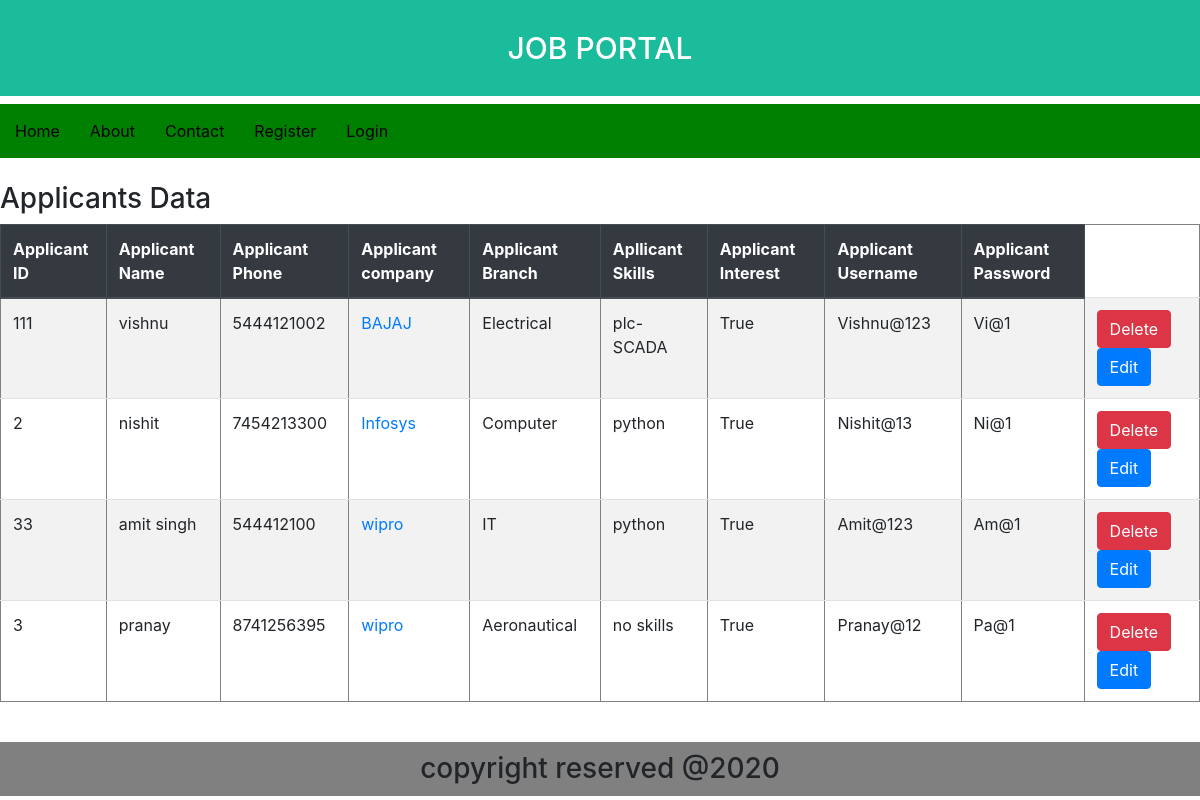
/view_a/, run on the app's committed database.
### job/models.py (models this page shows, shortened)
class Applicant(models.Model):
    aid = models.IntegerField()
    aname = models.CharField(max_length=30)
    aphone = models.IntegerField()
    company = models.ForeignKey(Company, on_delete=models.CASCADE)
    abranch = models.CharField(max_length=30)
    askills = models.CharField(max_length=60)
    ainterest = models.BooleanField(default=True)
    username = models.CharField(max_length=20)
    password = models.CharField(max_length=10)

class Company(models.Model):
    cid = models.IntegerField()
    cname = models.CharField(max_length=40)
    caddr = models.CharField(max_length=50)
    cdetails = models.CharField(max_length=200)
    ctype = models.CharField(max_length=30)
    def __str__(self):
        return self.cname

### job/views.py (the view)
# urls.py: path('view_a/', views.View_Applicant, name='viewApplicant'),
def View_Applicant(request):
    appl = Applicant.objects.all()
    template_name = 'job/aplicant_view.html'
    context = {'appls': appl}
    return render(request, template_name, context)

### templates/job/aplicant_view.html
{% extends 'base.html' %}
{% block content %}
<h3>Applicants Data</h3>
<table border="1" class="table table-striped">
    <thead class="thead-dark">
    <tr>
        <th>Applicant ID</th>
        <th>Applicant Name</th>
        <th>Applicant Phone</th>
        <th>Applicant company</th>
        <th>Applicant Branch</th>
        <th>Apllicant Skills</th>
        <th>Applicant Interest</th>
        <th>Applicant Username</th>
        <th>Applicant Password</th>
    </tr>
    </thead>
    {% for a in appls %}
    <tr>
        <td>{{a.aid}}</td>
        <td>{{a.aname}}</td>
        <td>{{a.aphone}}</td>
        <td><a href="/p/?id={{a.company}}">{{a.company}}</a></td>
        <td>{{a.abranch}}</td>
        <td>{{a.askills}}</td>
        <td>{{a.ainterest}}</td>
        <td>{{a.username}}</td>
        <td>{{a.password}}</td>
        <td>
                <a href="/adelete/?id={{a.aid}}">
                    <button type="button" class="btn btn-danger">Delete</button>
                </a>
                <a href="/aedit/?id={{a.aid}}">
                    <button type="button" class="btn btn-primary">Edit</button>
                </a>
        </td>
    </tr>
    {% endfor %}
</table>
{% endblock %}

### templates/base.html (shortened to what this page needs)
<!DOCTYPE html>
{% load static %}
<html lang="en">
<head>
    <link rel="stylesheet" href="{% static 'css/style.css' %}">
    <link rel="stylesheet" href="https://stackpath.bootstrapcdn.com/bootstrap/4.5.0/css/bootstrap.min.css">
</head>
<body>
<header>
    <h3>JOB PORTAL</h3>
    <ul class="my_navbar">
        <li><a href="#">Home</a></li>
        <li><a href="#">About</a></li>
        <li><a href="#">Contact</a></li>
        {% if request.user.is_authenticated %}
        <li><a href="{%url 'addCompany' %}">Add Company</a></li>
        <li><a href="{%url 'viewCompany' %}">View Company</a></li>
        <li><a href="{%url 'addApplicant' %}">Add Applicant</a></li>
        <li><a href="{%url 'viewApplicant' %}">View Applicants</a></li>
        <li><a href="{%url 'addJob' %}">Add Jobs</a></li>
        <li><a href="{%url 'viewJob' %}">View jobs</a> </li>
        <li><a href="{%url 'logout' %}">Logout</a></li>
        {% else %}
        <li><a href="{%url 'register' %}">Register</a></li>
        <li><a href="{%url 'login' %}">Login</a></li>
        {% endif %}
    </ul>
</header>
<br>
{% block content %}{% endblock %}
<br>
<footer>
    <h3>copyright reserved @2020</h3>
</footer>
</body>
</html>

### static/css/style.css (style rules this page uses)
header h3 { padding: 30px; text-align: center; background: #1abc9c; color: white; font-size: 30px; }
.my_navbar { background-color:green; list-style-type:none; overflow:hidden; margin:0; padding:0; }
li { float:left; }
li a { text-decoration:none; color:black; display:block; padding:15px 15px 15px 15px; }
footer h3 { background-color:gray; text-align:center; padding:10px 0px; }

### data on the page
Applicant: aid "111", aname "vishnu", aphone "5444121002", company "BAJAJ", abranch "Electrical", askills "plc-SCADA", ainterest "True", username "Vishnu@123", password "Vi@1"
Applicant: aid "2", aname "nishit", aphone "7454213300", company "Infosys", abranch "Computer", askills "python", ainterest "True", username "Nishit@13", password "Ni@1"
Applicant: aid "33", aname "amit singh", aphone "544412100", company "wipro", abranch "IT", askills "python", ainterest "True", username "Amit@123", password "Am@1"
Applicant: aid "3", aname "pranay", aphone "8741256395", company "wipro", abranch "Aeronautical", askills "no skills", ainterest "True", username "Pranay@12", password "Pa@1"
